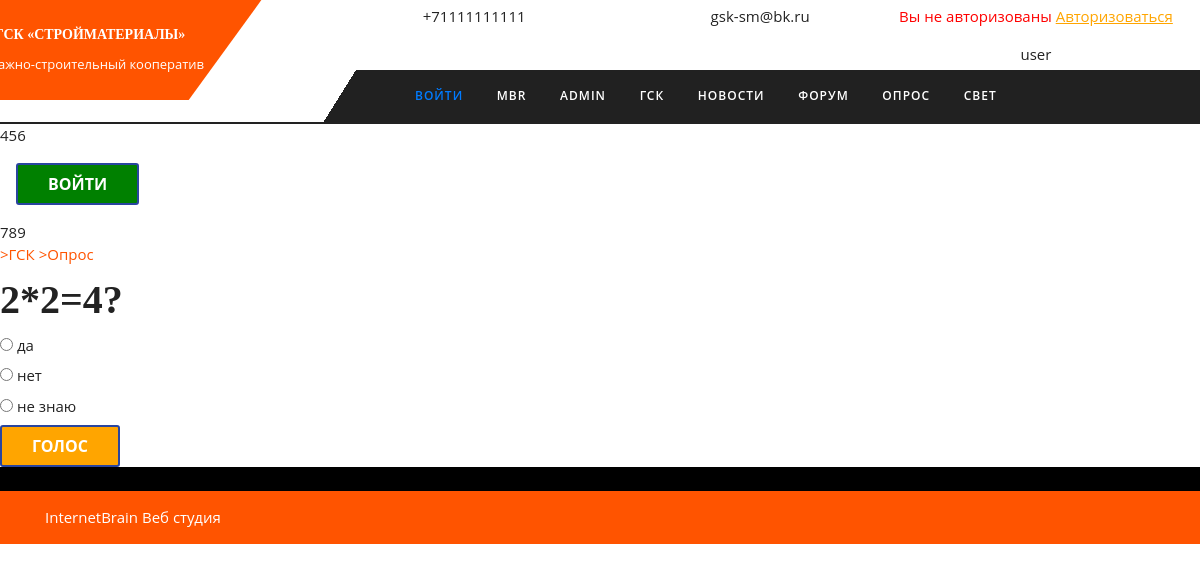
Page /vote/4/ on the committed database.
### vote/models.py (models this page shows, shortened)
class Question(models.Model):
    question_text = models.CharField(max_length=200)
    pub_date = models.DateTimeField('date published',auto_now=True)
    def was_published_recently(self):
        now = timezone.now()
        return now - datetime.timedelta(days=1) <= self.pub_date <= now
    was_published_recently.admin_order_field = 'pub_date'
    was_published_recently.boolean = True
    was_published_recently.short_description = 'Published recently?'
    class Meta:
        verbose_name = 'Вопрос'
        verbose_name_plural = 'Вопросы'

class Choice(models.Model):
    question = models.ForeignKey(Question, on_delete=models.CASCADE)
    choice_text = models.CharField(max_length=200)
    votes = models.IntegerField(default=0)
    date_vote = models.DateTimeField(auto_now=True)
    author = models.ForeignKey(User, on_delete=models.CASCADE,blank=True,null=True)
    class Meta:
        verbose_name = 'Выбор'
        verbose_name_plural = 'Выборы'

### vote/views.py (the view)
# urls.py: path('<int:pk>/', views.DetailView.as_view(), name='detail'),
class DetailView(generic.DetailView):
    model = Question
    template_name = 'vote/detail.html'
    def get_queryset(self):
        return Question.objects.filter(pub_date__lte=timezone.now())

### templates/vote/detail.html (shortened to what this page needs)
{% extends "base.html" %}
{% block breadcrumbs %}
{{ block.super }}
<a href="{% url 'vote:votes' %}">>Опрос</a>
{% endblock %}
{% block content %}
<h1>{{ question.question_text }}</h1>
<form action="{% url 'vote:vote' question.id %}" method="post">
{% for choice in question.choice_set.all %}
    <input type="radio" name="choice" id="choice{{ forloop.counter }}" value="{{ choice.id }}">
    <label for="choice{{ forloop.counter }}">{{ choice.choice_text }}</label><br>
{% endfor %}
<input type="submit" value="Голос" style="background:orange">
</form>
{% endblock content %}

### static/style.css (style rules this page uses)
input[type="submit"] { border:2px solid #29459f; text-align:center; text-transform:uppercase; font-size:16px; padding:7px 30px; background:#4c66ba; font-weight:bold; color:#fff; border-radius:3px; display:table; }
.sidebar .widget_rating_filter ul li,, .sidebar .woocommerce ul.product_list_widget li .sidebar .woocommerce ul.cart_list li, .sidebar .woocommerce ul.product_list_widget li { padding: 0 0 10px 0; }
* { margin:0; padding:0; outline:none; }
html { overflow-x: hidden; }
h1, h2, h3, h4, h5, h6 { font-weight: bold; margin:0; padding:10px 0; font-family: Montserrat; }
a { text-decoration:none; color:#ff5400; }

### rows in the picture
Question: question_text "2*2=4?"
Choice: choice_text "да"
Choice: choice_text "нет"
Choice: choice_text "не знаю"
